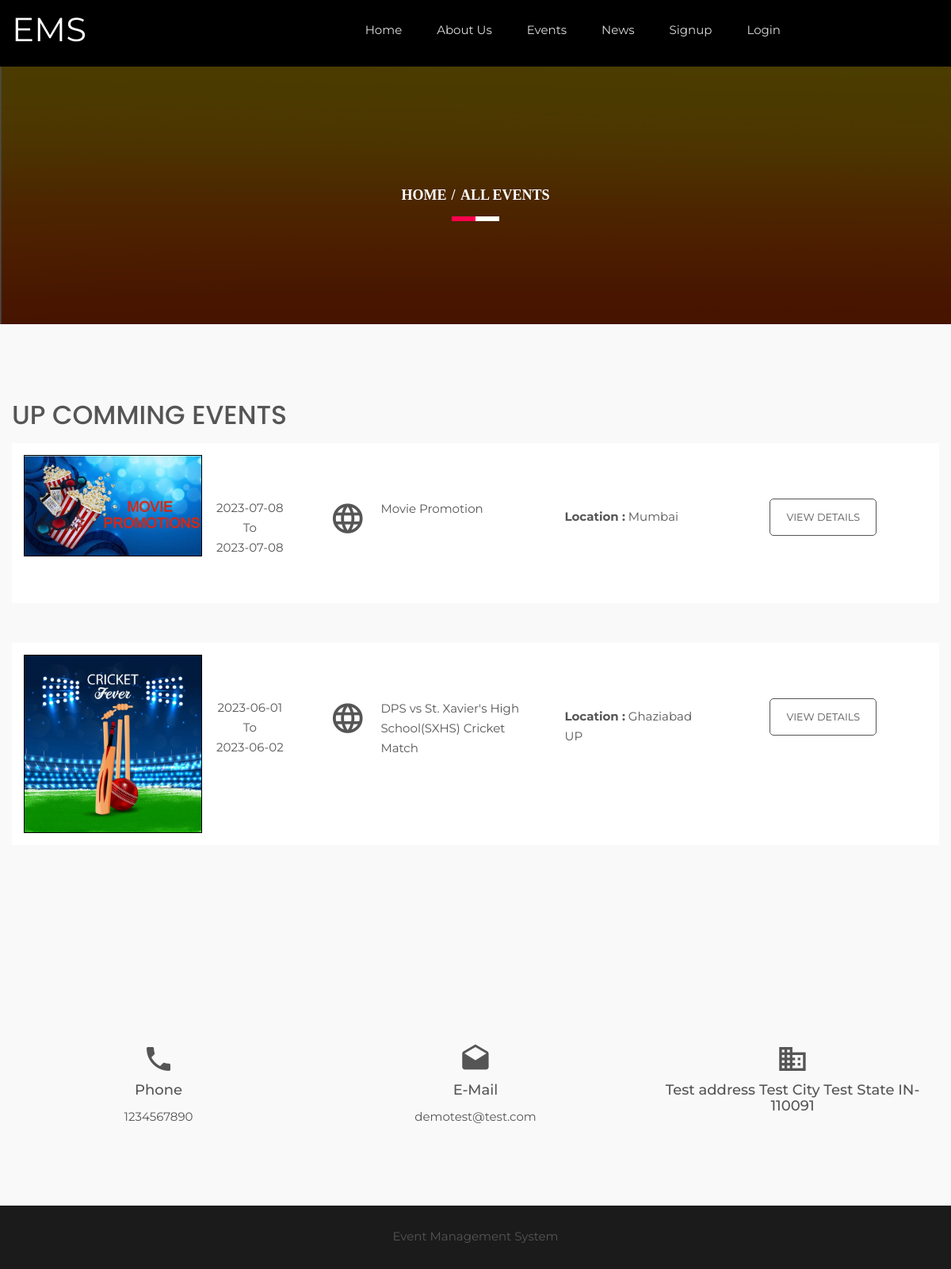
Screenshot of /ems/all-events.php with the database file from the repository.
### tables this page shows
CREATE TABLE `tblgenralsettings` (
  `id` int(11) NOT NULL,
  `SiteName` varchar(200) DEFAULT NULL,
  `PhoneNumber` bigint(12) DEFAULT NULL,
  `EmailId` varchar(255) DEFAULT NULL,
  `address` mediumtext DEFAULT NULL,
  `footercontent` mediumtext DEFAULT NULL,
  `LastUpdationDate` timestamp NULL DEFAULT NULL ON UPDATE current_timestamp()
);

CREATE TABLE `tblevents` (
  `id` int(11) NOT NULL,
  `CategoryId` char(10) DEFAULT NULL,
  `SponserId` char(10) DEFAULT NULL,
  `EventName` varchar(255) DEFAULT NULL,
  `EventDescription` mediumtext DEFAULT NULL,
  `EventStartDate` date DEFAULT NULL,
  `EventEndDate` date DEFAULT NULL,
  `EventLocation` varchar(255) DEFAULT NULL,
  `EventImage` varchar(255) DEFAULT NULL,
  `PostingDate` timestamp NULL DEFAULT current_timestamp(),
  `LastUpdationDate` timestamp NULL DEFAULT NULL ON UPDATE current_timestamp(),
  `IsActive` int(1) DEFAULT NULL
);

### ems/all-events.php (the view, shortened to what this page needs)
<?php
include('includes/config.php');
?>
<!doctype html>
<html class="no-js" lang="en">
    <head>
        <link rel="stylesheet" href="css/bootstrap.min.css">
        <link rel="stylesheet" href="css/animate.css">
        <link rel="stylesheet" href="css/meanmenu.min.css">
        <link rel="stylesheet" href="css/owl.carousel.css">
        <link rel="stylesheet" href="css/icofont.css">
        <link rel="stylesheet" href="css/nivo-slider.css">
        <link rel="stylesheet" href="css/animate-text.css">
        <link rel="stylesheet" href="css/material-design-iconic-font.min.css">
		<link rel="stylesheet" href="style.css">
        <link rel="stylesheet" href="css/responsive.css">
		<link href="css/color/skin-default.css" rel="stylesheet">
    </head>
    <body>
         <div class="wrapper single-blog">
           <div id="home" class="header-slider-area">
                   <?php include_once('includes/header.php');?>
            </div>
            <div class="breadcumb-area bg-overlay">
                <div class="container">
                    <ol class="breadcrumb">
                        <li><a href="index.php">Home</a></li>
                        <li class="active">All Events</li>
                    </ol>
                </div>
            </div>
       <div class="upcomming-events-area off-white ptb100">
                  <div class="container">
                      <div class="row">
                          <div class="col-xs-12">
                           <h1 class="section-title">Up Comming Events</h1>
                        </div>
                          <div class="total-upcomming-event col-md-12 col-sm-12 col-xs-12">
<?php
$isactive=1;
$sql = "SELECT EventName,EventLocation,EventStartDate,EventEndDate,EventImage,id from tblevents where IsActive=:isactive order by id desc ";
$query = $dbh -> prepare($sql);
$query->bindParam(':isactive',$isactive,PDO::PARAM_STR);
$query->execute();
$results=$query->fetchAll(PDO::FETCH_OBJ);
if($query->rowCount() > 0)
{
foreach($results as $row)
{
    ?>
                              <div class="single-upcomming shadow-box">
                                 <div class="col-md-4 hidden-sm col-xs-12">
                                     <div class="sue-pic">
                                        <img src="admin/eventimages/<?php echo htmlentities($row->EventImage);?>" alt="<?php echo htmlentities($row->EventName);?>" style="border:#000 1px solid">
                                     </div>
                                     <div class="sue-date-time text-center" style="padding-left:5%;padding-top:15%;">
                                         <span><?php echo htmlentities($row->EventStartDate);?></span>To
                                         <span><?php echo htmlentities($row->EventEndDate);?></span>
                                     </div>
                                 </div>
                                 <div class="col-md-3 col-sm-5 col-xs-12">
                                    <div class="uc-event-title">
                                        <div class="uc-icon"><i class="zmdi zmdi-globe-alt"></i></div>
                                        <a href="#"><?php echo htmlentities($row->EventName);?></a>
                                    </div>
                                 </div>
                                 <div class="col-md-2 col-sm-3 col-xs-12">
                                     <div class="venu-no">
                                         <p><b>Location :</b> <?php echo htmlentities($row->EventLocation);?></p>
                                     </div>
                                 </div>
                                 <div class="col-md-3 col-sm-4 col-xs-12">
                                     <div class="upcomming-ticket text-center">
<a href="event-details.php?evntid=<?php echo htmlentities($row->id);?>" class="btn-def bnt-2 small">View Details</a>
                                     </div>
                                 </div>
                              </div>
 <?php } }  else { ?>
 <p>No Record Found</p>
 <?php } ?>
                          </div>
                      </div>
                  </div>
              </div>
                 <?php include_once('includes/footer.php');?>
        </div>
    </body>
</html>

### ems/includes/header.php (shortened to what this page needs)
<?php
$ret = "Select  SiteName from tblgenralsettings ";
$querys = $dbh -> prepare($ret);
$querys->execute();
$resultss=$querys->fetchAll(PDO::FETCH_OBJ);
if($querys->rowCount() > 0)
{
foreach($resultss as $rows)
{ ?>
   <div id="home" class="header-slider-area">
                <div class="header-area header-2">
                    <div id="sticker" class="logo-menu-area header-area-2">
                        <div class="container hidden-xs">
                            <div class="row">
                                <div class="col-md-2 col-sm-3">
                                    <div class="logo">
                                        <a href="index.php" style="font-size:42px; color:#fff"><?php echo htmlentities($rows->SiteName);?></a>
                                    </div>
                                </div>
                                <div class="col-md-8 col-sm-9">
                                    <div class="main-menu text-right">
                                        <nav>
                                            <ul id="nav">
                                                <li><a class="smooth-scroll" href="index.php">Home</a></li>
                                                <li><a class="smooth-scroll" href="about-us.php">About Us</a></li>
                                                <li><a class="smooth-scroll" href="all-events.php">Events</a></li>
                                                <li><a class="smooth-scroll" href="news.php">News</a></li>
                                                <?php if(strlen($_SESSION['usrid']==0)){?>
                                                <li><a class="smooth-scroll" href="signup.php">Signup</a></li>
                                                 <li><a class="smooth-scroll" href="signin.php">Login</a></li>
                                             <?php } else {?>
<li><a class="smooth-scroll" href="profile.php">My Account</a></li>
                                             <?php } ?>
                                            </ul>
                                        </nav>
                                    </div>
                                </div>
                                </div>
                            </div>
                        </div>
                    </div>
                    <?php }} ?>

### ems/includes/footer.php (shortened to what this page needs)
<?php
$ret = "Select  PhoneNumber,address,EmailId,footercontent from tblgenralsettings ";
$querys = $dbh -> prepare($ret);
$querys->execute();
$resultss=$querys->fetchAll(PDO::FETCH_OBJ);
if($querys->rowCount() > 0)
{
foreach($resultss as $rows)
{ ?>
 <div class="information-area off-white ptb100">
                    <div class="container">
                        <div class="row">
                            <div class="col-md-4 col-sm-3 col-xs-12">
                                <div class="single-information text-center">
                                    <div class="info-icon">
                                        <i class="zmdi zmdi-phone"></i>
                                    </div>
                                    <h4>Phone</h4>
                                    <p><?php echo htmlentities($rows->PhoneNumber);?></p>
                                </div>
                            </div>
                            <div class="col-md-4 col-sm-3 col-xs-12">
                                <div class="single-information text-center">
                                    <div class="info-icon">
                                        <i class="zmdi zmdi-email-open"></i>
                                    </div>
                                    <h4>E-Mail</h4>
                                    <p><a href="mailto:company@email.com"><?php echo htmlentities($rows->EmailId);?></a></p>
                                </div>
                            </div>
                            <div class="col-md-4 col-sm-3 col-xs-12">
                                <div class="single-information text-center">
                                    <div class="info-icon">
                                        <i class="zmdi zmdi-city-alt"></i>
                                    </div>
                                    <h4><?php echo htmlentities($rows->address);?></h4>
                                </div>
                            </div>
                        </div>
                    </div>
                </div>
            <div class="footer-area" align="center">
                <div class="container">
                    <div class="row">
                        <div class="col-md-12 col-sm-6 col-xs-12">
                            <div class="social-area">
                             <?php echo htmlentities($rows->footercontent);?>
                            </div>
                        </div>
                    </div>
                </div>
            </div>
            <?php }} ?>

### ems/style.css (style rules this page uses)
.container { width: 1200px }
html, body { height: 100%; font-family: 'Montserrat', sans-serif; font-size: 15px; color: #555; line-height: 25px; }
img { max-width: 100%; height: auto; }
p { margin: 0 0 15px }
h1, h2, h3, h4, h5, h6 { margin: 0 0 10px }
h1 { font-family: 'Poppins', sans-serif }
a { -webkit-transition: all 0.3s ease 0s; transition: all 0.3s ease 0s; text-decoration: none; color: #555; }
ul { list-style: outside none none; margin: 0; padding: 0; }
.ptb100 { padding: 100px 0 }
.off-white { background: #f9f9f9 }
.wrapper { background: #fff }
ul li { display: inline-block }
.main-menu ul li a { color: #ddd }
.logo-menu-area { padding: 35px 0 }
.main-menu ul li { margin-right: 40px }
.main-menu ul li:last-child { margin: 0 }
.header-area { left: 0; position: absolute; top: 0; width: 100%; z-index: 999; }
.header-slider-area { position: relative }
a.btn-def { border: 1px solid #f1f1f1; border-radius: 5px; color: #f1f1f1; display: inline-block; padding: 15px 30px; text-transform: uppercase; }
a.btn-def.bnt-2 { border: 1px solid #555; color: #555; padding: 10px 20px; }
a.btn-def.bnt-2.small { padding: 10px 20px }
.section-title { color: #555555; font-size: 33px; line-height: 30px; margin: 0 0 20px; text-transform: uppercase; }
.shadow-box { -webkit-transition: all 0.3s ease 0s; transition: all 0.3s ease 0s; }
.sue-pic { float: left; text-align: center; width: 225px; }
.sue-date-time { display: inline-block; padding: 43px 0; }
.sue-date-time span { display: block }
.uc-icon { float: left; font-size: 45px; width: 23%; padding-top: 13px; }
.uc-event-title > a { color: #555; float: left; padding-top: 10px; width: 77%; }
.single-upcomming { background: #fff none repeat scroll 0 0; float: left; margin-bottom: 50px; min-height: 180px; padding: 15px 0; width: 100%; }
.uc-event-title { overflow: hidden; padding-top: 45px; }
.venu-no { padding-top: 65px }
.upcomming-ticket { padding-top: 55px }
.bg-overlay { position: relative; z-index: 1; }
.bg-overlay:before { background: #000 none repeat scroll 0 0; content: ""; height: 100%; left: 0; opacity: 0.85; -ms-filter: "progid:DXImageTransform.Microsoft.Alpha(Opacity=85)"; position: absolute; top: 0; width: 100%; z-index: -1; }
.breadcumb-area.bg-overlay:before { opacity: 0.7; -ms-filter: "progid:DXImageTransform.Microsoft.Alpha(Opacity=70)"; }
.info-icon { font-size: 40px; margin-bottom: 10px; }
.single-information > p { margin-bottom: 5px }
.single-information p:last-child { margin: 0 }
.footer-area { background: #1b1b1b none repeat scroll 0 0; height: 80px; line-height: 78px; }
.header-2 { background: #000 none repeat scroll 0 0; position: static; }
.breadcumb-area { background: rgba(0, 0, 0, 0) url("img/bg.png") repeat scroll 0 0; padding: 150px 0; text-align: center; }
.breadcrumb { background-color: transparent; border-radius: 0; list-style: outside none none; margin-bottom: 0; padding: 0; position: relative; }
.breadcrumb > li + li:before { color: #fff; font-weight: 700; padding: 0 2px; }
.breadcrumb a, .breadcrumb li.active { color: #fff }
.breadcrumb li { font-family: popins; font-size: 18px; font-weight: 700; text-transform: uppercase; }
.breadcrumb:before, .breadcrumb:after { background: #fff none repeat scroll 0 0; bottom: -20px; content: ""; height: 6px; left: 50%; position: absolute; -webkit-transform: translateX(-50%); transform: translateX(-50%); width: 60px; }
.breadcrumb:after { background: #ff004d none repeat scroll 0 0; -webkit-transform: translateX(-100%); transform: translateX(-100%); width: 30px; }
#sticker { right: 0; left: 0; }

### ems/css/responsive.css (style rules this page uses)
@media (min-width: 1170px) and (max-width: 1400px) { .logo-menu-area { padding: 25px 0; } }

### ems/css/color/skin-default.css (style rules this page uses)
.breadcrumb::after { background: #ff004d none repeat scroll 0 0; }

### rows the page displays
tblgenralsettings: SiteName "EMS", PhoneNumber "1234567890", EmailId "demotest@test.com", address "Test address Test City Test State IN-110091", footercontent "Event Management System"
tblevents: EventImage (picture), EventStartDate "2023-07-08", EventEndDate "2023-07-08", EventName "Movie Promotion", EventLocation "Mumbai"
tblevents: EventImage (picture), EventStartDate "2023-06-01", EventEndDate "2023-06-02", EventName "DPS vs St. Xavier's High School(SXHS) Cricket Match", EventLocation "Ghaziabad UP"
